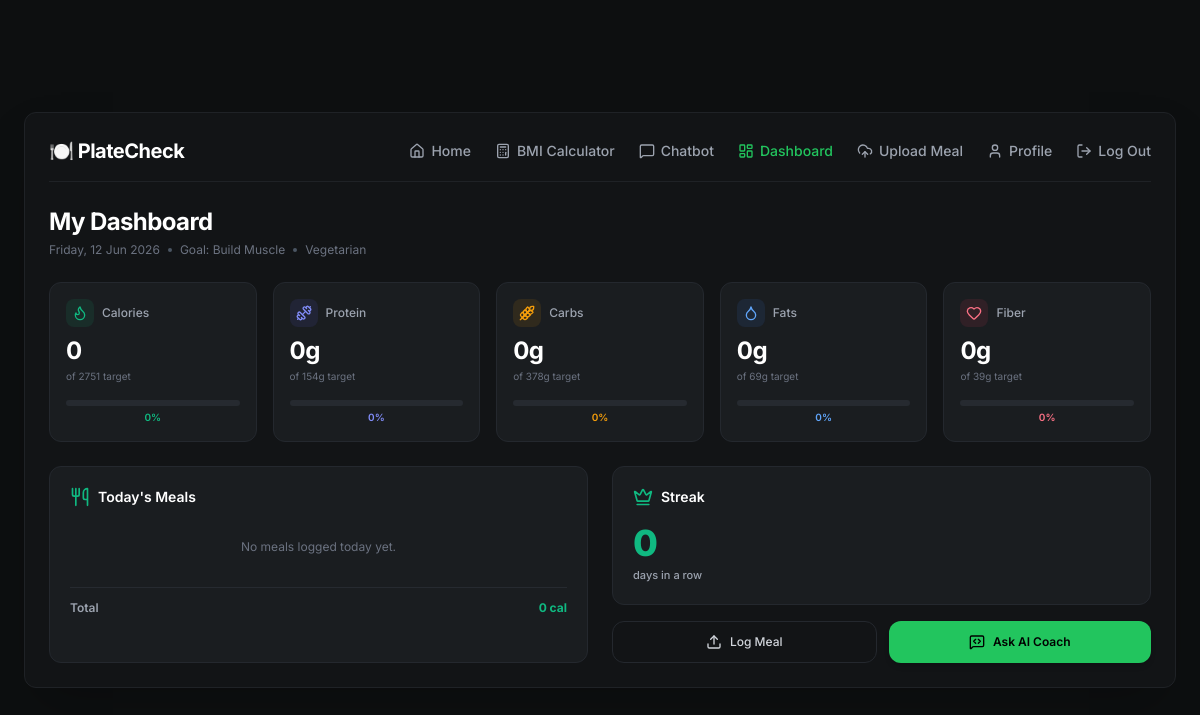
The page /dashboard/ (signed in) on the database its author committed.
### PlateCheckWeb/models.py (models this page shows, shortened)
class DailyLog(models.Model):
    user        = models.ForeignKey(User, on_delete=models.CASCADE, related_name='daily_logs')
    date        = models.DateField()
    cal_target      = models.PositiveIntegerField(default=0)
    protein_target  = models.PositiveIntegerField(default=0)
    carbs_target    = models.PositiveIntegerField(default=0)
    fats_target     = models.PositiveIntegerField(default=0)
    fiber_target    = models.PositiveIntegerField(default=0)
    cal_total       = models.PositiveIntegerField(default=0)
    protein_total   = models.PositiveIntegerField(default=0)
    carbs_total     = models.PositiveIntegerField(default=0)
    fats_total      = models.PositiveIntegerField(default=0)
    fiber_total     = models.PositiveIntegerField(default=0)
    class Meta:
        unique_together = ('user', 'date')
        ordering = ['-date']

class UserProfile(models.Model):
    GENDER_CHOICES = [
        ('male', 'Male'),
        ('female', 'Female'),
        ('other', 'Other'),
    ]
    GOAL_CHOICES = [
        ('lose_weight', 'Lose Weight'),
        ('gain_weight', 'Gain Weight'),
        ('build_muscle', 'Build Muscle'),
        ('maintain_weight', 'Maintain Weight'),
    ]
    DIET_CHOICES = [
        ('vegetarian', 'Vegetarian'),
        ('non_vegetarian', 'Non-Vegetarian'),
        ('vegan', 'Vegan'),
        ('eggetarian', 'Eggetarian'),
    ]
    ACTIVITY_CHOICES = [
        ('sedentary', 'Sedentary'),
        ('lightly_active', 'Lightly Active'),
        ('moderately_active', 'Moderately Active'),
        ('very_active', 'Very Active'),
    ]
    user            = models.OneToOneField(User, on_delete=models.CASCADE, related_name='profile')
    full_name       = models.CharField(max_length=150, blank=True)
    age             = models.PositiveIntegerField(null=True, blank=True)
    gender          = models.CharField(max_length=10, choices=GENDER_CHOICES, blank=True)
    height_cm       = models.FloatField(null=True, blank=True)
    weight_kg       = models.FloatField(null=True, blank=True)
    target_weight_kg= models.FloatField(null=True, blank=True)
    goal            = models.CharField(max_length=20, choices=GOAL_CHOICES, blank=True)
    diet_type       = models.CharField(max_length=20, choices=DIET_CHOICES, blank=True)
    activity_level  = models.CharField(max_length=20, choices=ACTIVITY_CHOICES, blank=True)
    streak_days     = models.PositiveIntegerField(default=0)
    profile_complete= models.BooleanField(default=False)
    created_at      = models.DateTimeField(auto_now_add=True)
    updated_at      = models.DateTimeField(auto_now=True)

### PlateCheckWeb/views.py (the view)
# urls.py: path('dashboard/', views.dashboard_view, name='dashboard'),
@login_required(login_url='signup')
def dashboard_view(request):
    profile = get_object_or_404(UserProfile, user=request.user)
    if not profile.profile_complete:
        messages.info(request, "Please complete your profile first.")
        return redirect('complete_profile')
    today     = timezone.localdate()
    yesterday = today - timezone.timedelta(days=1)
    yesterday_log = DailyLog.objects.filter(user=request.user, date=yesterday).first()
    if yesterday_log and yesterday_log.meals.exists():
        today_log_exists = DailyLog.objects.filter(user=request.user, date=today).exists()
        if not today_log_exists:
            profile.streak_days += 1
            profile.save()
    else:
        if profile.streak_days > 0:
            profile.streak_days = 0
            profile.save()
    today_log = get_or_create_today_log(request.user)
    meals     = today_log.meals.all().order_by('logged_at')
    context = {
        'profile':   profile,
        'today_log': today_log,
        'meals':     meals,
    }
    return render(request, 'dashboard.html', context)

### PlateCheckWeb/views.py (called while the page is built)
def get_or_create_today_log(user):
    today = timezone.localdate()
    try:
        profile = user.profile
        targets = calculate_targets(profile)
    except UserProfile.DoesNotExist:
        targets = {
            'cal_target': 2000, 'protein_target': 80,
            'carbs_target': 225, 'fats_target': 65, 'fiber_target': 25,
        }
    log, created = DailyLog.objects.get_or_create(
        user=user,
        date=today,
        defaults=targets,
    )
    return log

### PlateCheckWeb/templates/dashboard.html (shortened to what this page needs)
<!DOCTYPE html>
<html lang="en">
<head>
    <script src="https://cdn.tailwindcss.com"></script>
</head>
<body id="body" class="bg-[#0d0f10] text-gray-300 min-h-screen p-4 md:p-6 flex flex-col justify-center items-center relative">
    <div id="dashboardCard" class="w-full max-w-6xl bg-[#121416] border border-[#1f2226] rounded-xl p-6 shadow-2xl transition-colors duration-300">
        <header id="header" class="flex flex-col sm:flex-row justify-between items-start sm:items-center border-b border-[#1f2226] pb-4 mb-6 gap-4">
            <div class="flex items-center gap-2">
                <span id="logoText" class="text-white font-bold text-xl tracking-tight">🍽️ PlateCheck</span>
            </div>
            <nav class="flex items-center gap-6 text-sm font-medium text-gray-400">
                <a href="{% url 'home' %}" class="flex items-center gap-1.5 hover:text-emerald-500 transition"><i data-lucide="home" class="w-4 h-4"></i>Home</a>
                <a href="{% url 'bmi' %}" class="flex items-center gap-1.5 hover:text-emerald-500 transition"><i data-lucide="Calculator" class="w-4 h-4"></i>BMI Calculator</a>
                <a href="{% url 'chatbot' %}" class="flex items-center gap-1.5 hover:text-emerald-500 transition"><i data-lucide="message-square" class="w-4 h-4"></i> Chatbot</a>
                <a href="{% url 'dashboard' %}" class="flex items-center gap-1.5 text-[#22c55e] transition"><i data-lucide="layout-dashboard" class="w-4 h-4"></i> Dashboard</a>
                <a href="#" onclick="window.location.href={% url 'image_upload' %}" class="flex items-center gap-1.5 hover:text-emerald-500 transition"><i data-lucide="upload-cloud" class="w-4 h-4"></i> Upload Meal</a>
                <a href="{% url 'profile' %}" class="flex items-center gap-1.5 hover:text-emerald-500 transition"><i data-lucide="user" class="w-4 h-4"></i> Profile</a>
                <form method="post" action="{% url 'logout' %}" style="display:inline">
                    <button type="submit" class="flex items-center gap-1.5 hover:text-rose-400 transition bg-transparent border-none cursor-pointer text-sm font-medium text-gray-400">
                        <i data-lucide="log-out" class="w-4 h-4"></i> Log Out
                    </button>
                </form>
            </nav>
        </header>
        <div class="flex flex-col md:flex-row justify-between items-start md:items-center mb-6 gap-4">
            <div>
                <h1 id="mainTitle" class="text-white text-2xl font-bold tracking-tight">My Dashboard</h1>
                <div class="flex flex-wrap items-center gap-2 text-xs text-gray-500 mt-1">
                    <span>{{ today_log.date|date:"l, d M Y" }}</span>
                    <span class="w-1 h-1 bg-gray-600 rounded-full"></span>
                    <span>Goal: {{ profile.get_goal_display }}</span>
                    <span class="w-1 h-1 bg-gray-600 rounded-full"></span>
                    <span>{{ profile.get_diet_type_display }}</span>
                </div>
            </div>
        </div>
        <div class="grid grid-cols-2 sm:grid-cols-3 lg:grid-cols-5 gap-4 mb-6">
            <div class="card-item bg-[#1a1d20] border border-[#24282e] rounded-xl p-4 flex flex-col justify-between transition-colors">
                <div>
                    <div class="flex items-center gap-2 text-xs font-medium text-gray-400 mb-2">
                        <span class="p-1.5 bg-emerald-500/10 text-emerald-500 rounded-lg"><i data-lucide="flame" class="w-4 h-4"></i></span>
                        Calories
                    </div>
                    <div class="text-2xl font-bold text-white tracking-tight" id="cal-count">{{ today_log.cal_total }}</div>
                    <div class="text-[10px] text-gray-500 mt-0.5">of {{ today_log.cal_target }} target</div>
                </div>
                <div class="mt-4">
                    <div class="w-full bg-[#262a30] h-1.5 rounded-full overflow-hidden">
                    </div>
                    <div id="cal-pct" class="text-[10px] font-semibold text-emerald-500 mt-1 text-center">{% widthratio today_log.cal_total today_log.cal_target 100 %}%</div>
                </div>
            </div>
            <div class="card-item bg-[#1a1d20] border border-[#24282e] rounded-xl p-4 flex flex-col justify-between transition-colors">
                <div>
                    <div class="flex items-center gap-2 text-xs font-medium text-gray-400 mb-2">
                        <span class="p-1.5 bg-indigo-500/10 text-indigo-400 rounded-lg"><i data-lucide="dumbbell" class="w-4 h-4"></i></span>
                        Protein
                    </div>
                    <div class="text-2xl font-bold text-white tracking-tight" id="protein-count">{{ today_log.protein_total }}g</div>
                    <div class="text-[10px] text-gray-500 mt-0.5">of {{ today_log.protein_target }}g target</div>
                </div>
                <div class="mt-4">
                    <div class="w-full bg-[#262a30] h-1.5 rounded-full overflow-hidden">
                    </div>
                    <div id="protein-pct" class="text-[10px] font-semibold text-indigo-400 mt-1 text-center">{% widthratio today_log.protein_total today_log.protein_target 100 %}%</div>
                </div>
            </div>
            <div class="card-item bg-[#1a1d20] border border-[#24282e] rounded-xl p-4 flex flex-col justify-between transition-colors">
                <div>
                    <div class="flex items-center gap-2 text-xs font-medium text-gray-400 mb-2">
                        <span class="p-1.5 bg-amber-500/10 text-amber-500 rounded-lg"><i data-lucide="wheat" class="w-4 h-4"></i></span>
                        Carbs
                    </div>
                    <div class="text-2xl font-bold text-white tracking-tight" id="carbs-count">{{ today_log.carbs_total }}g</div>
                    <div class="text-[10px] text-gray-500 mt-0.5">of {{ today_log.carbs_target }}g target</div>
                </div>
                <div class="mt-4">
                    <div class="w-full bg-[#262a30] h-1.5 rounded-full overflow-hidden">
                    </div>
                    <div id="carbs-pct" class="text-[10px] font-semibold text-amber-500 mt-1 text-center">{% widthratio today_log.carbs_total today_log.carbs_target 100 %}%</div>
                </div>
            </div>
            <div class="card-item bg-[#1a1d20] border border-[#24282e] rounded-xl p-4 flex flex-col justify-between transition-colors">
                <div>
                    <div class="flex items-center gap-2 text-xs font-medium text-gray-400 mb-2">
                        <span class="p-1.5 bg-blue-500/10 text-blue-400 rounded-lg"><i data-lucide="droplet" class="w-4 h-4"></i></span>
                        Fats
                    </div>
                    <div class="text-2xl font-bold text-white tracking-tight" id="fats-count">{{ today_log.fats_total }}g</div>
                    <div class="text-[10px] text-gray-500 mt-0.5">of {{ today_log.fats_target }}g target</div>
                </div>
                <div class="mt-4">
                    <div class="w-full bg-[#262a30] h-1.5 rounded-full overflow-hidden">
                    </div>
                    <div id="fats-pct" class="text-[10px] font-semibold text-blue-400 mt-1 text-center">{% widthratio today_log.fats_total today_log.fats_target 100 %}%</div>
                </div>
            </div>
            <div class="card-item bg-[#1a1d20] border border-[#24282e] rounded-xl p-4 flex flex-col justify-between col-span-2 sm:col-span-1 transition-colors">
                <div>
                    <div class="flex items-center gap-2 text-xs font-medium text-gray-400 mb-2">
                        <span class="p-1.5 bg-rose-500/10 text-rose-400 rounded-lg"><i data-lucide="heart" class="w-4 h-4"></i></span>
                        Fiber
                    </div>
                    <div class="text-2xl font-bold text-white tracking-tight" id="fiber-count">{{ today_log.fiber_total }}g</div>
                    <div class="text-[10px] text-gray-500 mt-0.5">of {{ today_log.fiber_target }}g target</div>
                </div>
                <div class="mt-4">
                    <div class="w-full bg-[#262a30] h-1.5 rounded-full overflow-hidden">
                    </div>
                    <div id="fiber-pct" class="text-[10px] font-semibold text-rose-400 mt-1 text-center">{% widthratio today_log.fiber_total today_log.fiber_target 100 %}%</div>
                </div>
            </div>
        </div>
        <div class="grid grid-cols-1 lg:grid-cols-2 gap-6">
            <div class="card-item bg-[#1a1d20] border border-[#24282e] rounded-xl p-5 transition-colors">
                <div class="flex items-center gap-2 text-sm font-semibold text-white mb-4">
                    <i data-lucide="utensils" class="w-5 h-5 text-emerald-500"></i>
                    Today's Meals
                </div>
                <div id="meals-list" class="divide-y divide-[#24282e]">
                    {% for meal in meals %}
                        <div class="flex items-center justify-between py-3">
                            <div class="flex items-center gap-3">
                                <span class="w-2 h-2 rounded-full bg-emerald-400"></span>
                                <i data-lucide="utensils" class="w-4 h-4 text-emerald-500"></i>
                                <span class="text-xs font-medium text-white">{{ meal.name }}</span>
                            </div>
                            <div class="flex gap-12 text-xs">
                                <span class="text-gray-500">{{ meal.logged_at|date:"H:i" }}</span>
                                <span class="text-gray-300 font-medium w-16 text-right">{{ meal.calories }} cal</span>
                            </div>
                        </div>
                    {% empty %}
                        <div class="text-xs text-gray-500 py-4 text-center">No meals logged today yet.</div>
                    {% endfor %}
                </div>
                <div class="flex justify-between items-center mt-4 pt-3 border-t border-[#262a30] text-xs font-semibold">
                    <span class="text-gray-400">Total</span>
                    <span id="total-cal-summary" class="text-emerald-500 font-bold">{{ today_log.cal_total }} cal</span>
                </div>
            </div>
            <div class="flex flex-col justify-between gap-4">
                <div class="card-item bg-[#1a1d20] border border-[#24282e] rounded-xl p-5 flex-1 transition-colors">
                    <div class="flex items-center gap-2 text-sm font-semibold text-white mb-4">
                        <i data-lucide="crown" class="w-5 h-5 text-emerald-500"></i>
                        Streak
                    </div>
                    <div class="text-4xl font-extrabold text-emerald-500 tracking-tight">{{ profile.streak_days }}</div>
                    <div class="text-[11px] text-gray-400 font-medium mt-1">days in a row</div>
                </div>
                <div class="flex flex-col sm:flex-row gap-3">
                    <button onclick="openUploadModal()" class="flex-1 flex items-center justify-center gap-2 border border-[#24282e] bg-transparent hover:bg-[#1f2226] font-medium text-xs text-gray-300 py-3 rounded-xl transition">
                        <i data-lucide="upload" class="w-4 h-4"></i> Log Meal
                    </button>
                    <a href="{% url 'chatbot' %}" class="flex-1 flex items-center justify-center gap-2 bg-[#22c55e] hover:bg-[#1ebd54] font-semibold text-xs text-black py-3 rounded-xl transition shadow-md">
                        <i data-lucide="message-square-code" class="w-4 h-4"></i> Ask AI Coach
                    </a>
                </div>
            </div>
        </div>
    </div>
</body>
</html>

### PlateCheckWeb/templates/dashboard.html (style rules this page uses)
body { font-family: 'Inter', sans-serif; transition: background-color 0.3s ease, color 0.3s ease; }

### rows shown on the page
DailyLog: date "Friday, 12 Jun 2026", cal_total "0", cal_target "2751", cal_total+cal_target "0", protein_total "0", protein_target "154", protein_total+protein_target "0", carbs_total "0", carbs_target "378", carbs_total+carbs_target "0", fats_total "0", fats_target "69", fats_total+fats_target "0", fiber_total "0", fiber_target "39", fiber_total+fiber_target "0"
UserProfile: goal "Build Muscle", diet_type "Vegetarian", streak_days "0"
